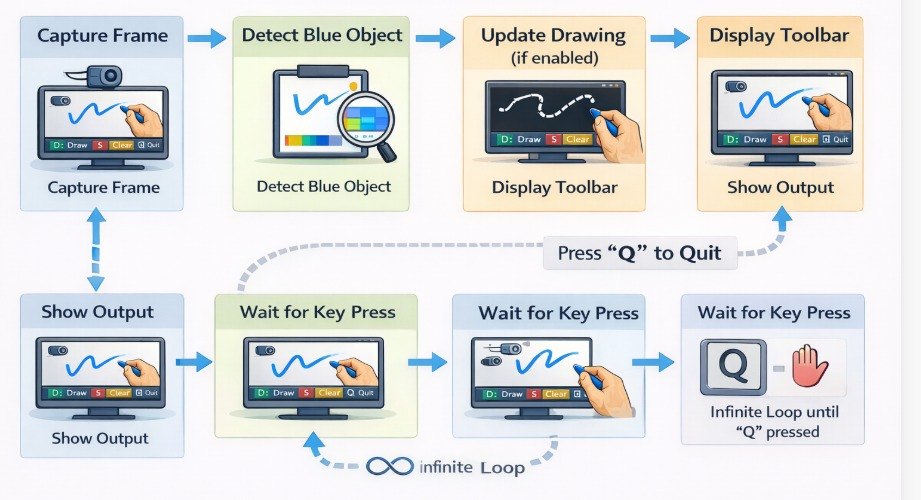
#> input picture virtual_drawing_DL.jpeg, 921 x 500 px, given in place of the camera
$ python vitual.py
#> lines starting #> are read from the running program, lines starting #| are printed output that depends on the picture; after the words box and inside, x2 and y2 are one past the last pixel; in counts of white or black regions, pixels touching at a corner belong together
import cv2
import numpy as np

cap = cv2.VideoCapture(0)
cap.set(3, 1280)
cap.set(4, 720)

# Black canvas
canvas = np.zeros((720, 1280, 3), np.uint8)

xp, yp = 0, 0
draw_color = (255, 0, 0)  # Blue
brush_thickness = 7
eraser_thickness = 50
drawing_enabled = False

while True:
    success, frame = cap.read()
#> frame is the input picture: shape (500, 921, 3); mean B, G, R 220.7, 220.6, 219
    if not success:
        break

    frame = cv2.flip(frame, 1)
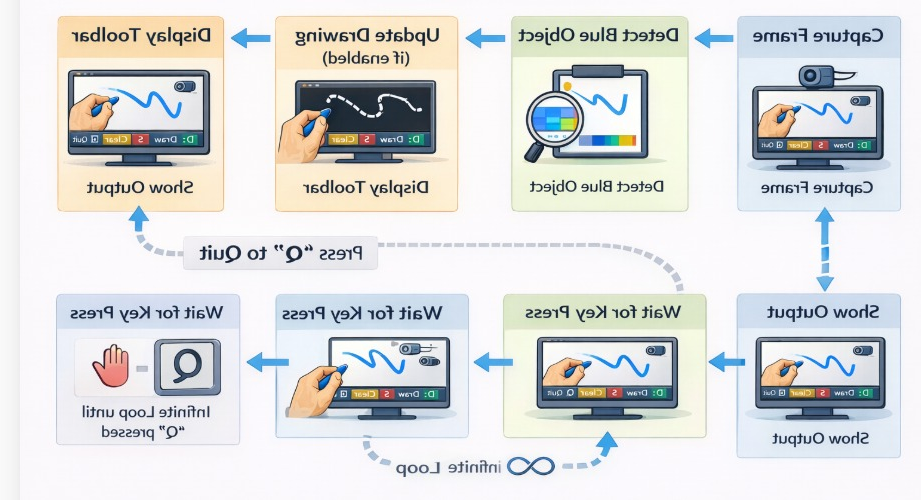
#> frame: shape (500, 921, 3); mean B, G, R 220.7, 220.6, 219

    hsv = cv2.cvtColor(frame, cv2.COLOR_BGR2HSV)
#> hsv: shape (500, 921, 3); mean H, S, V 95.3, 26.7, 229.6

    # Blue color range
    lower_blue = np.array([100, 150, 80])
    upper_blue = np.array([140, 255, 255])

    mask = cv2.inRange(hsv, lower_blue, upper_blue)
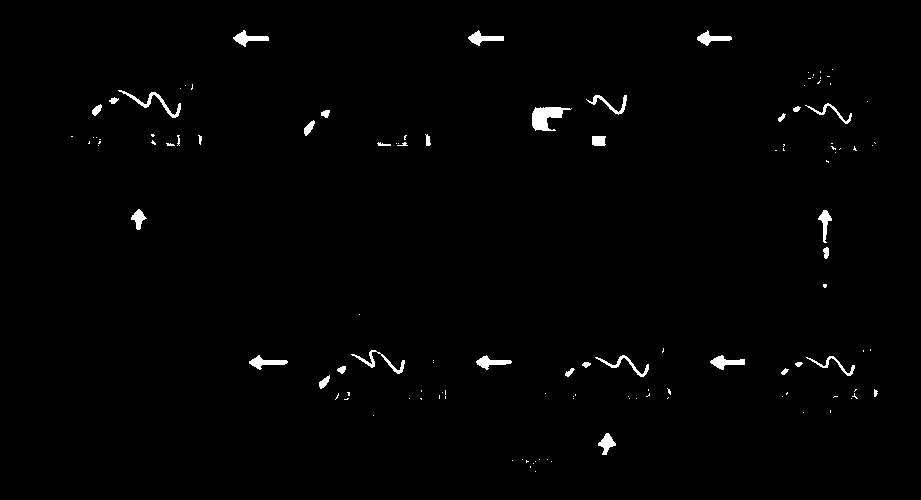
#> mask: shape (500, 921); 1.1% white; 122 white regions (86 under 20 px), largest, box (x1, y1, x2, y2) and area: (532, 107, 572, 131) 531, (118, 90, 181, 118) 299, (233, 30, 269, 47) 249
    mask = cv2.medianBlur(mask, 7)
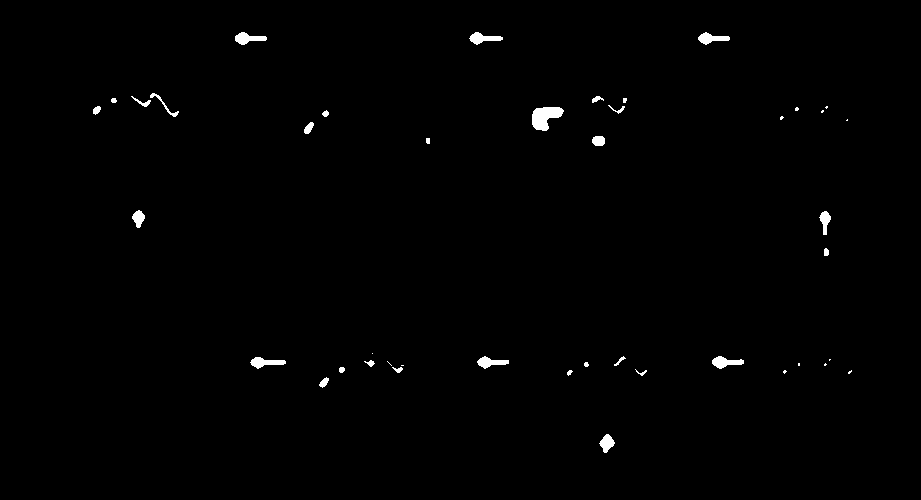
#> mask: shape (500, 921); 0.72% white; 43 white regions (14 under 20 px)

    contours, _ = cv2.findContours(mask, cv2.RETR_EXTERNAL, cv2.CHAIN_APPROX_SIMPLE)
#> contours = 43 contours, 19 with area under 20; largest, box (x1, y1, x2, y2) and area: (532, 107, 564, 131) 450, (712, 356, 744, 369) 195, (235, 32, 267, 45) 193, (250, 357, 286, 369) 190, (469, 32, 503, 45) 188

    x, y = 0, 0  # default pointer

    if contours:
        c = max(contours, key=cv2.contourArea)
#> c = contour of 32 points, box (x1, y1, x2, y2) (532, 107, 564, 131), area 450
        area = cv2.contourArea(c)
#> area = 450

        if area > 800:
            ((x, y), radius) = cv2.minEnclosingCircle(c)
            x, y = int(x), int(y)

            if drawing_enabled:
                if xp == 0 and yp == 0:
                    xp, yp = x, y

                thickness = eraser_thickness if draw_color == (0, 0, 0) else brush_thickness
                cv2.line(canvas, (xp, yp), (x, y), draw_color, thickness)
                xp, yp = x, y
        else:
            xp, yp = 0, 0

    # Create black display (only drawing)
    output = canvas.copy()

    # OPTIONAL: show pointer as white dot
    if x != 0 and y != 0:
        cv2.circle(output, (x, y), 8, (255, 255, 255), -1)

    # Toolbar text (on black background)
    cv2.putText(output, "D: Draw", (50, 50), cv2.FONT_HERSHEY_SIMPLEX, 1, (0,255,0), 2)
    cv2.putText(output, "S: Stop", (220, 50), cv2.FONT_HERSHEY_SIMPLEX, 1, (0,0,255), 2)
    cv2.putText(output, "C: Clear", (390, 50), cv2.FONT_HERSHEY_SIMPLEX, 1, (255,255,0), 2)
    cv2.putText(output, "Q: Quit", (580, 50), cv2.FONT_HERSHEY_SIMPLEX, 1, (255,255,255), 2)

    cv2.imshow("Virtual Drawing (Black Background)", output)
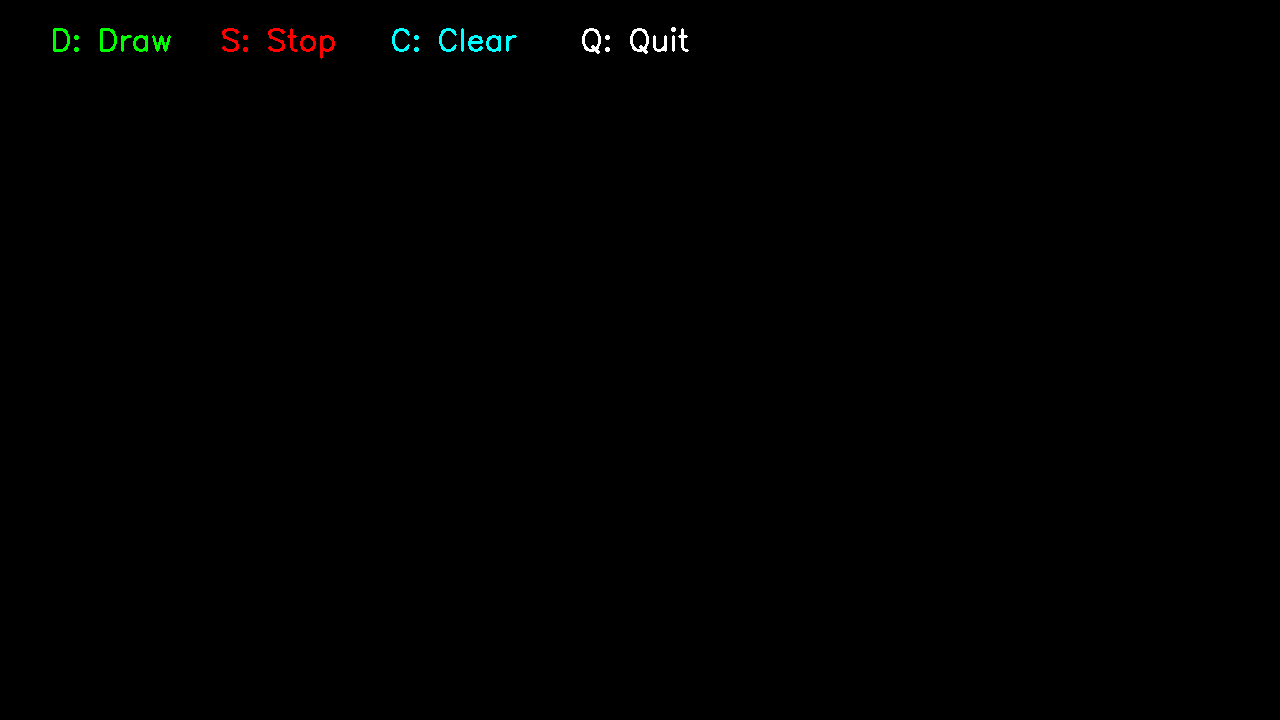
#> window 'Virtual Drawing (Black Backgro': shape (720, 1280, 3); mean B, G, R 0.4, 0.6, 0.4

    key = cv2.waitKey(1) & 0xFF
#> (key q is pressed here)

    if key == ord('d'):
        drawing_enabled = True
        xp, yp = 0, 0

    elif key == ord('s'):
        drawing_enabled = False
        xp, yp = 0, 0

    elif key == ord('c'):
        canvas = np.zeros((720, 1280, 3), np.uint8)

    elif key == ord('q'):
        break

cap.release()
cv2.destroyAllWindows()
